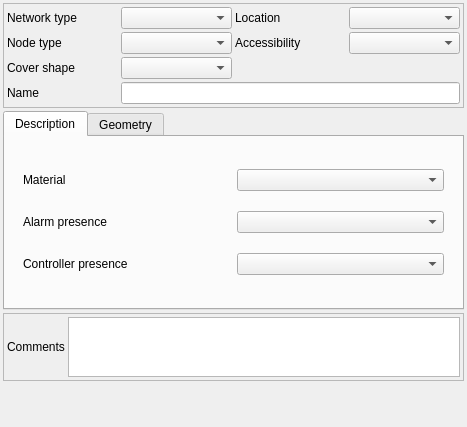
<?xml version="1.0" encoding="UTF-8"?>
<ui version="4.0">
 <class>Form_base3_ud</class>
 <widget class="QWidget" name="Form_base3_ud">
  <property name="geometry">
   <rect>
    <x>0</x>
    <y>0</y>
    <width>467</width>
    <height>427</height>
   </rect>
  </property>
  <property name="windowTitle">
   <string>Form</string>
  </property>
  <layout class="QVBoxLayout" name="verticalLayout">
   <property name="spacing">
    <number>3</number>
   </property>
   <property name="leftMargin">
    <number>3</number>
   </property>
   <property name="topMargin">
    <number>3</number>
   </property>
   <property name="rightMargin">
    <number>3</number>
   </property>
   <property name="bottomMargin">
    <number>3</number>
   </property>
   <item>
    <widget class="QFrame" name="frame">
     <property name="frameShape">
      <enum>QFrame::StyledPanel</enum>
     </property>
     <property name="frameShadow">
      <enum>QFrame::Raised</enum>
     </property>
     <layout class="QGridLayout" name="gridLayout">
      <property name="leftMargin">
       <number>3</number>
      </property>
      <property name="topMargin">
       <number>3</number>
      </property>
      <property name="rightMargin">
       <number>3</number>
      </property>
      <property name="bottomMargin">
       <number>3</number>
      </property>
      <property name="spacing">
       <number>3</number>
      </property>
      <item row="0" column="1">
       <widget class="QComboBox" name="networktype"/>
      </item>
      <item row="3" column="1">
       <widget class="QComboBox" name="manholecovershape"/>
      </item>
      <item row="3" column="0">
       <widget class="QLabel" name="label_25">
        <property name="text">
         <string>Cover shape</string>
        </property>
       </widget>
      </item>
      <item row="0" column="0">
       <widget class="QLabel" name="label_2">
        <property name="text">
         <string>Network type</string>
        </property>
       </widget>
      </item>
      <item row="2" column="0">
       <widget class="QLabel" name="label">
        <property name="text">
         <string>Node type</string>
        </property>
       </widget>
      </item>
      <item row="5" column="0">
       <widget class="QLabel" name="label_5">
        <property name="text">
         <string>Name</string>
        </property>
       </widget>
      </item>
      <item row="2" column="1">
       <widget class="QComboBox" name="nodetype"/>
      </item>
      <item row="0" column="2">
       <widget class="QLabel" name="label_8">
        <property name="text">
         <string>Location</string>
        </property>
       </widget>
      </item>
      <item row="0" column="3">
       <widget class="QComboBox" name="location"/>
      </item>
      <item row="2" column="2">
       <widget class="QLabel" name="label_3">
        <property name="text">
         <string>Accessibility</string>
        </property>
       </widget>
      </item>
      <item row="2" column="3">
       <widget class="QComboBox" name="accessibility"/>
      </item>
      <item row="5" column="1" colspan="3">
       <widget class="QLineEdit" name="name">
        <property name="readOnly">
         <bool>true</bool>
        </property>
       </widget>
      </item>
     </layout>
    </widget>
   </item>
   <item>
    <widget class="QTabWidget" name="tabWidget_2">
     <property name="currentIndex">
      <number>0</number>
     </property>
     <widget class="QWidget" name="tab_5">
      <attribute name="title">
       <string>Description</string>
      </attribute>
      <layout class="QVBoxLayout" name="verticalLayout_3">
       <item>
        <widget class="QStackedWidget" name="stackedWidget_node">
         <property name="currentIndex">
          <number>2</number>
         </property>
         <widget class="QWidget" name="page_3">
          <layout class="QGridLayout" name="gridLayout_2">
           <item row="0" column="1">
            <widget class="QComboBox" name="presencesteps"/>
           </item>
           <item row="1" column="0">
            <widget class="QLabel" name="label_27">
             <property name="text">
              <string>Handle presence</string>
             </property>
            </widget>
           </item>
           <item row="0" column="0">
            <widget class="QLabel" name="label_26">
             <property name="text">
              <string>Steps presence</string>
             </property>
            </widget>
           </item>
           <item row="2" column="0">
            <widget class="QLabel" name="label_30">
             <property name="text">
              <string>Manhole shape</string>
             </property>
            </widget>
           </item>
           <item row="2" column="1">
            <widget class="QComboBox" name="manholeshape"/>
           </item>
           <item row="1" column="1">
            <widget class="QComboBox" name="presencehandle"/>
           </item>
          </layout>
         </widget>
         <widget class="QWidget" name="page_4">
          <layout class="QVBoxLayout" name="verticalLayout_2">
           <property name="spacing">
            <number>3</number>
           </property>
           <property name="leftMargin">
            <number>3</number>
           </property>
           <property name="topMargin">
            <number>3</number>
           </property>
           <property name="rightMargin">
            <number>3</number>
           </property>
           <property name="bottomMargin">
            <number>3</number>
           </property>
           <item>
            <widget class="QTabWidget" name="tabWidget">
             <property name="currentIndex">
              <number>3</number>
             </property>
             <widget class="QWidget" name="tab">
              <attribute name="title">
               <string>Electrical cabinet</string>
              </attribute>
              <layout class="QGridLayout" name="gridLayout_8">
               <property name="leftMargin">
                <number>3</number>
               </property>
               <property name="topMargin">
                <number>3</number>
               </property>
               <property name="rightMargin">
                <number>3</number>
               </property>
               <property name="bottomMargin">
                <number>3</number>
               </property>
               <property name="horizontalSpacing">
                <number>3</number>
               </property>
               <item row="2" column="0">
                <widget class="QLabel" name="label_40">
                 <property name="text">
                  <string>Remote monitoring comments</string>
                 </property>
                 <property name="wordWrap">
                  <bool>true</bool>
                 </property>
                </widget>
               </item>
               <item row="0" column="1">
                <widget class="QComboBox" name="pseleccabinet"/>
               </item>
               <item row="0" column="0">
                <widget class="QLabel" name="label_32">
                 <property name="text">
                  <string>Elec. cab presence</string>
                 </property>
                 <property name="wordWrap">
                  <bool>true</bool>
                 </property>
                </widget>
               </item>
               <item row="0" column="2">
                <widget class="QLabel" name="label_34">
                 <property name="text">
                  <string>Remote monitoring</string>
                 </property>
                 <property name="wordWrap">
                  <bool>true</bool>
                 </property>
                </widget>
               </item>
               <item row="0" column="3">
                <widget class="QComboBox" name="psremotemonitoring"/>
               </item>
               <item row="2" column="1" colspan="3">
                <widget class="QTextBrowser" name="psremotemonitoringcomment">
                 <property name="maximumSize">
                  <size>
                   <width>16777215</width>
                   <height>50</height>
                  </size>
                 </property>
                 <property name="readOnly">
                  <bool>false</bool>
                 </property>
                </widget>
               </item>
              </layout>
             </widget>
             <widget class="QWidget" name="tab_2">
              <attribute name="title">
               <string>Interior</string>
              </attribute>
              <layout class="QGridLayout" name="gridLayout_9">
               <property name="leftMargin">
                <number>3</number>
               </property>
               <property name="topMargin">
                <number>3</number>
               </property>
               <property name="rightMargin">
                <number>3</number>
               </property>
               <property name="bottomMargin">
                <number>3</number>
               </property>
               <property name="spacing">
                <number>3</number>
               </property>
               <item row="0" column="0">
                <widget class="QLabel" name="label_31">
                 <property name="text">
                  <string>Material</string>
                 </property>
                 <property name="wordWrap">
                  <bool>true</bool>
                 </property>
                </widget>
               </item>
               <item row="1" column="1" colspan="2">
                <widget class="QComboBox" name="pspumpswitchingcontrollertype"/>
               </item>
               <item row="0" column="1" colspan="2">
                <widget class="QComboBox" name="psmaterial"/>
               </item>
               <item row="1" column="0">
                <widget class="QLabel" name="label_41">
                 <property name="text">
                  <string>Pump switching controller type</string>
                 </property>
                 <property name="wordWrap">
                  <bool>true</bool>
                 </property>
                </widget>
               </item>
               <item row="0" column="3">
                <widget class="QLabel" name="label_33">
                 <property name="text">
                  <string>Float</string>
                 </property>
                 <property name="wordWrap">
                  <bool>true</bool>
                 </property>
                </widget>
               </item>
               <item row="0" column="4">
                <widget class="QSpinBox" name="psfloatnumber">
                 <property name="minimum">
                  <number>-1</number>
                 </property>
                </widget>
               </item>
               <item row="0" column="5">
                <widget class="QToolButton" name="toolButton_poires">
                 <property name="text">
                  <string>...</string>
                 </property>
                </widget>
               </item>
               <item row="1" column="3">
                <widget class="QLabel" name="label_39">
                 <property name="text">
                  <string>Overflow</string>
                 </property>
                 <property name="wordWrap">
                  <bool>true</bool>
                 </property>
                </widget>
               </item>
               <item row="1" column="4" colspan="2">
                <widget class="QComboBox" name="psoverflow"/>
               </item>
              </layout>
             </widget>
             <widget class="QWidget" name="tab_4">
              <attribute name="title">
               <string>Pumps</string>
              </attribute>
              <layout class="QGridLayout" name="gridLayout_10">
               <item row="0" column="1">
                <widget class="QSpinBox" name="pspumpnumber">
                 <property name="minimum">
                  <number>-1</number>
                 </property>
                </widget>
               </item>
               <item row="0" column="0">
                <widget class="QLabel" name="label_35">
                 <property name="text">
                  <string>Pumps count</string>
                 </property>
                </widget>
               </item>
               <item row="0" column="2">
                <widget class="QToolButton" name="toolButton_pompes">
                 <property name="text">
                  <string>...</string>
                 </property>
                </widget>
               </item>
              </layout>
             </widget>
             <widget class="QWidget" name="tab_3">
              <attribute name="title">
               <string>Valve chamber</string>
              </attribute>
             </widget>
            </widget>
           </item>
          </layout>
         </widget>
         <widget class="QWidget" name="page_5">
          <layout class="QGridLayout" name="gridLayout_7">
           <item row="1" column="0">
            <widget class="QLabel" name="label_37">
             <property name="text">
              <string>Alarm presence</string>
             </property>
            </widget>
           </item>
           <item row="2" column="0">
            <widget class="QLabel" name="label_38">
             <property name="text">
              <string>Controller presence</string>
             </property>
            </widget>
           </item>
           <item row="2" column="1">
            <widget class="QComboBox" name="presencecontroller"/>
           </item>
           <item row="1" column="1">
            <widget class="QComboBox" name="psremotemonitoring_2"/>
           </item>
           <item row="0" column="0">
            <widget class="QLabel" name="label_36">
             <property name="text">
              <string>Material</string>
             </property>
            </widget>
           </item>
           <item row="0" column="1">
            <widget class="QComboBox" name="psmaterial_2"/>
           </item>
          </layout>
         </widget>
         <widget class="QWidget" name="page_6"/>
        </widget>
       </item>
      </layout>
     </widget>
     <widget class="QWidget" name="tab_6">
      <attribute name="title">
       <string>Geometry</string>
      </attribute>
      <layout class="QVBoxLayout" name="verticalLayout_4">
       <item>
        <widget class="QFrame" name="frame_5">
         <property name="frameShape">
          <enum>QFrame::StyledPanel</enum>
         </property>
         <property name="frameShadow">
          <enum>QFrame::Raised</enum>
         </property>
         <layout class="QGridLayout" name="gridLayout_6">
          <property name="leftMargin">
           <number>3</number>
          </property>
          <property name="topMargin">
           <number>3</number>
          </property>
          <property name="rightMargin">
           <number>3</number>
          </property>
          <property name="bottomMargin">
           <number>3</number>
          </property>
          <property name="spacing">
           <number>3</number>
          </property>
          <item row="1" column="2">
           <widget class="QToolButton" name="toolButton_calc">
            <property name="text">
             <string>...</string>
            </property>
           </widget>
          </item>
          <item row="1" column="1">
           <widget class="QDoubleSpinBox" name="depthinvert">
            <property name="minimum">
             <double>-1.000000000000000</double>
            </property>
            <property name="maximum">
             <double>999.000000000000000</double>
            </property>
           </widget>
          </item>
          <item row="1" column="0">
           <widget class="QLabel" name="label_24">
            <property name="text">
             <string>Depth</string>
            </property>
           </widget>
          </item>
          <item row="0" column="3">
           <widget class="QLabel" name="label_29">
            <property name="text">
             <string>Width</string>
            </property>
           </widget>
          </item>
          <item row="0" column="1">
           <widget class="QDoubleSpinBox" name="lenght">
            <property name="minimum">
             <double>-1.000000000000000</double>
            </property>
            <property name="maximum">
             <double>999.000000000000000</double>
            </property>
           </widget>
          </item>
          <item row="0" column="0">
           <widget class="QLabel" name="label_28">
            <property name="text">
             <string>Lenght</string>
            </property>
           </widget>
          </item>
          <item row="0" column="2">
           <widget class="QToolButton" name="toolButton_longueur">
            <property name="text">
             <string>...</string>
            </property>
           </widget>
          </item>
          <item row="0" column="4">
           <widget class="QDoubleSpinBox" name="width">
            <property name="minimum">
             <double>-1.000000000000000</double>
            </property>
            <property name="maximum">
             <double>999.000000000000000</double>
            </property>
           </widget>
          </item>
          <item row="0" column="5">
           <widget class="QToolButton" name="toolButton_largeur">
            <property name="text">
             <string>...</string>
            </property>
           </widget>
          </item>
         </layout>
        </widget>
       </item>
       <item>
        <widget class="QFrame" name="frame_3">
         <property name="frameShape">
          <enum>QFrame::StyledPanel</enum>
         </property>
         <property name="frameShadow">
          <enum>QFrame::Raised</enum>
         </property>
         <layout class="QGridLayout" name="gridLayout_3">
          <property name="leftMargin">
           <number>3</number>
          </property>
          <property name="topMargin">
           <number>3</number>
          </property>
          <property name="rightMargin">
           <number>3</number>
          </property>
          <property name="bottomMargin">
           <number>3</number>
          </property>
          <property name="spacing">
           <number>3</number>
          </property>
          <item row="0" column="0">
           <widget class="QLabel" name="label_15">
            <property name="text">
             <string>X</string>
            </property>
           </widget>
          </item>
          <item row="0" column="1">
           <widget class="QDoubleSpinBox" name="x">
            <property name="minimum">
             <double>-99.000000000000000</double>
            </property>
            <property name="maximum">
             <double>99999999.000000000000000</double>
            </property>
           </widget>
          </item>
          <item row="1" column="0">
           <widget class="QLabel" name="label_16">
            <property name="text">
             <string>dX</string>
            </property>
           </widget>
          </item>
          <item row="1" column="2">
           <widget class="QLabel" name="label_21">
            <property name="text">
             <string>dY</string>
            </property>
           </widget>
          </item>
          <item row="0" column="2">
           <widget class="QLabel" name="label_18">
            <property name="text">
             <string>Y</string>
            </property>
           </widget>
          </item>
          <item row="0" column="4">
           <widget class="QLabel" name="label_22">
            <property name="text">
             <string>Z cover</string>
            </property>
           </widget>
          </item>
          <item row="1" column="3">
           <widget class="QDoubleSpinBox" name="dy">
            <property name="minimum">
             <double>-1.000000000000000</double>
            </property>
            <property name="maximum">
             <double>999.000000000000000</double>
            </property>
           </widget>
          </item>
          <item row="0" column="3">
           <widget class="QDoubleSpinBox" name="y">
            <property name="minimum">
             <double>-99.000000000000000</double>
            </property>
            <property name="maximum">
             <double>99999999.000000000000000</double>
            </property>
           </widget>
          </item>
          <item row="1" column="1">
           <widget class="QDoubleSpinBox" name="dx">
            <property name="minimum">
             <double>-1.000000000000000</double>
            </property>
            <property name="maximum">
             <double>999.000000000000000</double>
            </property>
           </widget>
          </item>
          <item row="0" column="5">
           <widget class="QDoubleSpinBox" name="z">
            <property name="minimum">
             <double>-99.000000000000000</double>
            </property>
            <property name="maximum">
             <double>99999999.000000000000000</double>
            </property>
           </widget>
          </item>
          <item row="1" column="4">
           <widget class="QLabel" name="label_23">
            <property name="text">
             <string>dZ</string>
            </property>
           </widget>
          </item>
          <item row="1" column="5">
           <widget class="QDoubleSpinBox" name="dz">
            <property name="minimum">
             <double>-1.000000000000000</double>
            </property>
            <property name="maximum">
             <double>999.000000000000000</double>
            </property>
           </widget>
          </item>
          <item row="4" column="0" colspan="6">
           <widget class="QPushButton" name="pushButton_getGPS">
            <property name="text">
             <string>GPS</string>
            </property>
           </widget>
          </item>
         </layout>
        </widget>
       </item>
       <item>
        <widget class="QFrame" name="frame_gps">
         <property name="frameShape">
          <enum>QFrame::StyledPanel</enum>
         </property>
         <property name="frameShadow">
          <enum>QFrame::Raised</enum>
         </property>
        </widget>
       </item>
      </layout>
     </widget>
    </widget>
   </item>
   <item>
    <widget class="QFrame" name="frame_2">
     <property name="frameShape">
      <enum>QFrame::StyledPanel</enum>
     </property>
     <property name="frameShadow">
      <enum>QFrame::Raised</enum>
     </property>
     <layout class="QHBoxLayout" name="horizontalLayout">
      <property name="spacing">
       <number>3</number>
      </property>
      <property name="leftMargin">
       <number>3</number>
      </property>
      <property name="topMargin">
       <number>3</number>
      </property>
      <property name="rightMargin">
       <number>3</number>
      </property>
      <property name="bottomMargin">
       <number>3</number>
      </property>
      <item>
       <widget class="QLabel" name="label_7">
        <property name="text">
         <string>Comments</string>
        </property>
       </widget>
      </item>
      <item>
       <widget class="QTextBrowser" name="comment">
        <property name="maximumSize">
         <size>
          <width>16777215</width>
          <height>60</height>
         </size>
        </property>
        <property name="readOnly">
         <bool>false</bool>
        </property>
       </widget>
      </item>
     </layout>
    </widget>
   </item>
   <item>
    <spacer name="verticalSpacer">
     <property name="orientation">
      <enum>Qt::Vertical</enum>
     </property>
     <property name="sizeHint" stdset="0">
      <size>
       <width>20</width>
       <height>40</height>
      </size>
     </property>
    </spacer>
   </item>
  </layout>
 </widget>
 <resources/>
 <connections/>
</ui>
